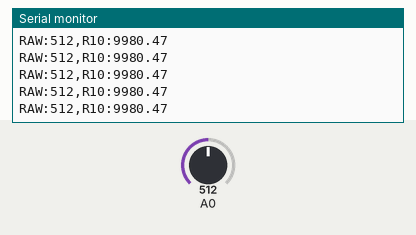
This sketch was run on a simulated Arduino Uno, built with avr-gcc and run on an emulated ATmega328P. Parts: the last lines printed to the serial monitor. Inputs (shaded band) come from the test bench; at power-on: A0 = 512.

Above: at 1.2 s.
1.3 s: A0 set to 0
At 1.32 s:
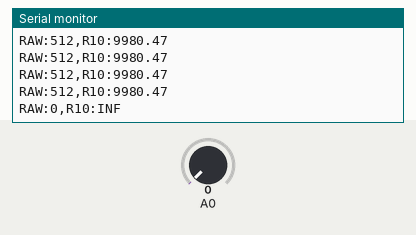
3.2 s: A0 set to 122
At 3.22 s:
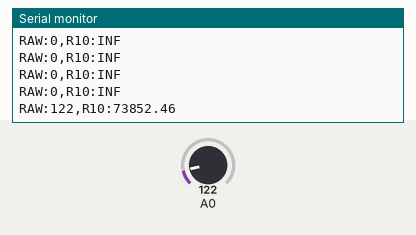
Timing chart, 0 to 6.2 s (numbered marks = the images above; inputs shaded):
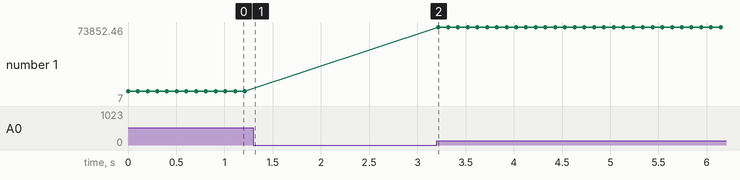

Measured:
- after the input at 1.3 s, the serial monitor: prints a new line at once (image 1)
- after the input at 3.2 s, the serial monitor: prints a new line at once (image 2)
- plotted number 1: 9980.47 → 7 after the input at 3.2 s

The sketch:

light_level_test.ino
```cpp
void setup() {
  Serial.begin(9600);
}

// Correct divider inversion for LDR-on-top, fixed-resistor-to-GND wiring:
// R10 = 10000 * (1023 / ADC10 - 1)
float rawToR10(int raw) {
  if (raw <= 0) return -1.0;
  return 10000.0 * ((1023.0 / (float)raw) - 1.0);
}

void loop() {
  int raw = analogRead(A0);
  float r10 = rawToR10(raw);

  Serial.print("RAW:");
  Serial.print(raw);
  Serial.print(",R10:");
  if (r10 < 0.0) {
    Serial.println("INF");
  } else {
    Serial.println(r10, 2);
  }

  delay(100);
}
```
